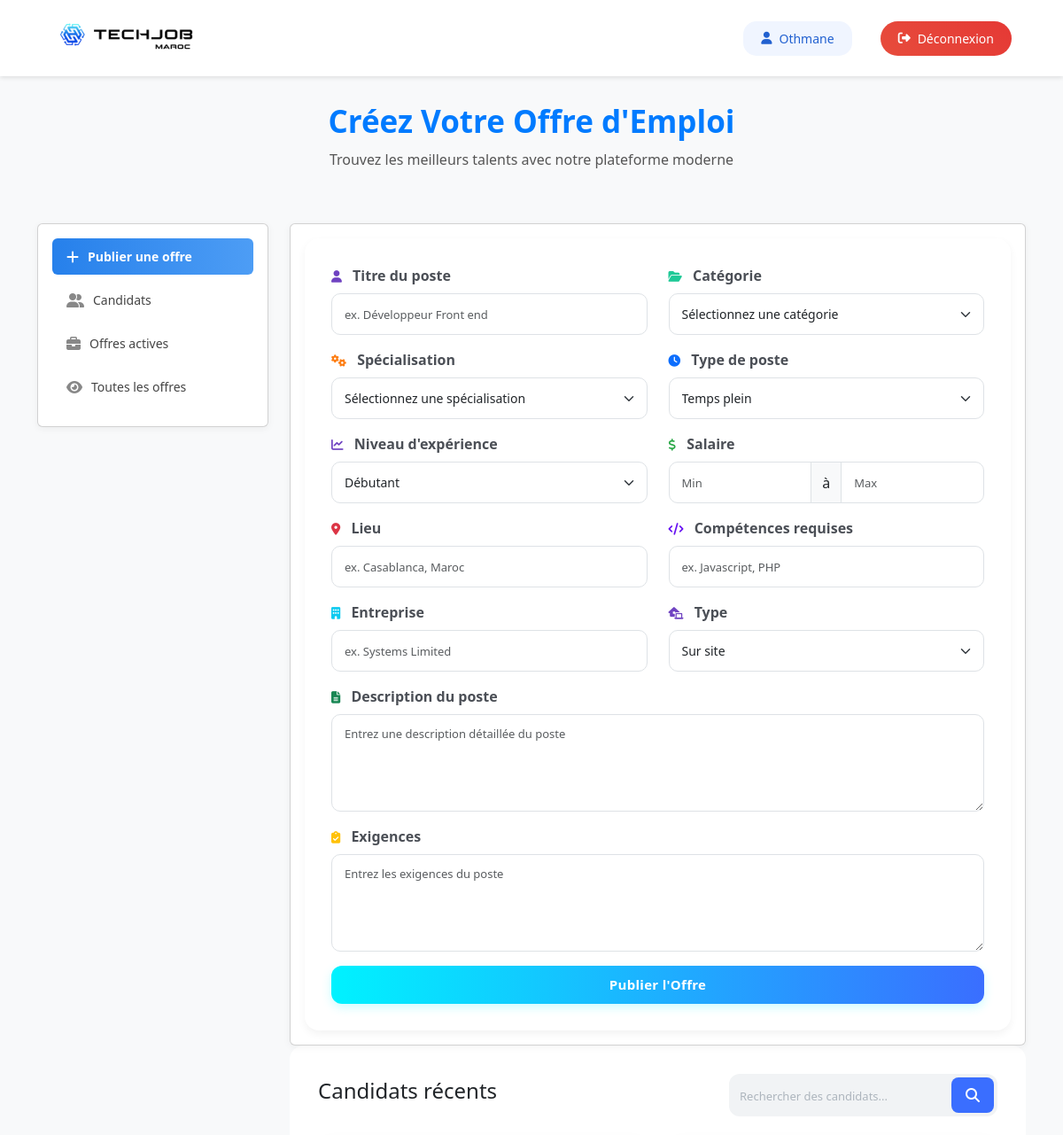
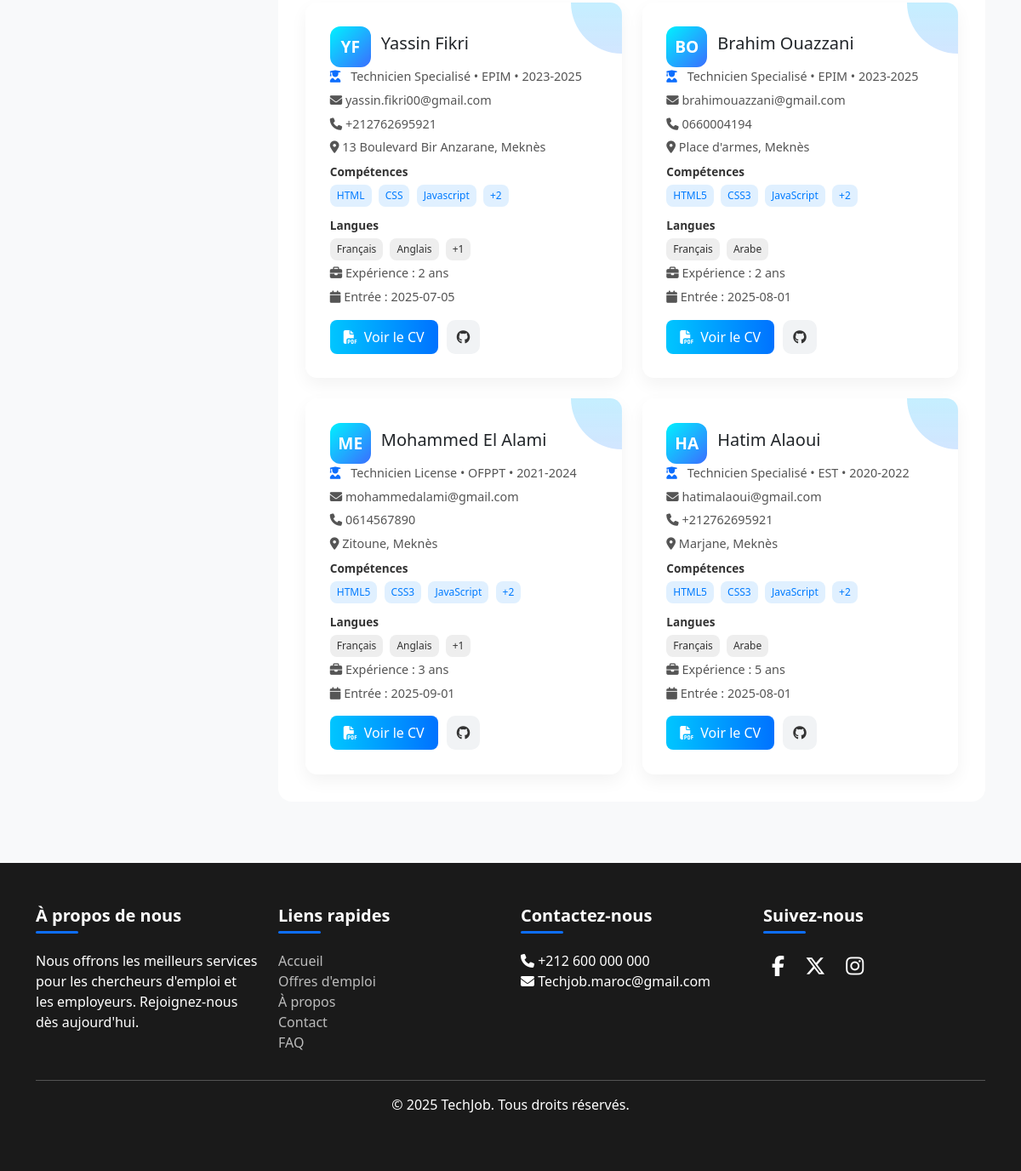
The app's page /Pages/EmployerPage.php (signed in) with its own data (2 pictures, top to bottom).
### tables this page shows
CREATE TABLE IF NOT EXISTS `applicants` (
  `id` int(11) NOT NULL AUTO_INCREMENT,
  `userId` varchar(255) NOT NULL,
  `jobId` int(11) NOT NULL,
  `cv` varchar(255) NOT NULL,
  `status` enum('new','reviewed','shortlisted','rejected') NOT NULL DEFAULT 'new',
  `experience` int(11) NOT NULL DEFAULT 0,
  `joiningDate` date DEFAULT NULL,
  `coverLetter` text DEFAULT NULL,
  `nom` varchar(100) DEFAULT NULL,
  `email` varchar(100) DEFAULT NULL,
  `telephone` varchar(20) DEFAULT NULL,
  `adresse` varchar(255) DEFAULT NULL,
  `github` varchar(255) DEFAULT NULL,
  `diplome` varchar(100) DEFAULT NULL,
  `etablissement` varchar(150) DEFAULT NULL,
  `annee` varchar(20) DEFAULT NULL,
  `competences` text DEFAULT NULL,
  `langues` text DEFAULT NULL,
  `date_entree` date DEFAULT NULL,
  `cv_filename` varchar(255) DEFAULT NULL,
  PRIMARY KEY (`id`),
  KEY `userId` (`userId`),
  KEY `jobId` (`jobId`),
  CONSTRAINT `applicants_ibfk_1` FOREIGN KEY (`userId`) REFERENCES `users` (`userId`) ON DELETE CASCADE,
  CONSTRAINT `applicants_ibfk_2` FOREIGN KEY (`jobId`) REFERENCES `jobs` (`id`) ON DELETE CASCADE
);

CREATE TABLE IF NOT EXISTS `users` (
  `userId` varchar(255) NOT NULL,
  `fullname` varchar(255) NOT NULL,
  `username` varchar(255) NOT NULL,
  `email` varchar(255) NOT NULL,
  `phone` varchar(20) NOT NULL,
  `password` varchar(255) NOT NULL,
  `role` enum('admin','applicant','employer') NOT NULL,
  `profile_picture` varchar(255) DEFAULT NULL,
  `description` text DEFAULT NULL,
  `reset_token` varchar(255) DEFAULT NULL,
  `token_expires` datetime DEFAULT NULL,
  PRIMARY KEY (`userId`)
);

### includes/helper-functions.php (called while the page is built, shortened)
<?php
function fetchApplicantsByUser($userId) {
    $conn = connectDB();
    $query = "SELECT
                  a.id AS applicantId,
                  a.cv_filename,
                  a.experience,
                  a.coverLetter,
                  a.telephone,
                  a.adresse,
                  a.github,
                  a.diplome,
                  a.etablissement,
                  a.annee,
                  a.competences,
                  a.langues,
                  a.date_entree,
                  u.fullName,
                  u.email,
                  j.title AS jobTitle
              FROM
                  applicants a
              INNER JOIN
                  users u ON a.userId = u.userId
              INNER JOIN
                  jobs j ON a.jobId = j.id
              WHERE
                  j.postedBy = ?";
    $stmt = $conn->prepare($query);
    $stmt->bind_param('s', $userId);
    $stmt->execute();
    $result = $stmt->get_result();
    $applicants = [];
    while ($row = $result->fetch_assoc()) {
        $applicants[] = $row;
    }
    return $applicants;
}
?>

### Pages/EmployerPage.php (the view, shortened to what this page needs)
<?php
require_once '../includes/helper-functions.php';
$userId = $_SESSION['user']['userId'];
$applicants = fetchApplicantsByUser($userId);
?>
<!DOCTYPE html>
<html lang="fr">
<head>
<link href="https://cdnjs.cloudflare.com/ajax/libs/bootstrap/5.3.2/css/bootstrap.min.css" rel="stylesheet">
<link rel="stylesheet" href="../styles/EmployerPage/employerStyles.css">
<link rel="stylesheet" href="../styles/HomePage/footer.css">
  <link rel="stylesheet" href="../css/employerStyles.css">
  <link rel="stylesheet" href="../css/lescandidats.css">
  <link rel="stylesheet" href="../css/offres.css">
<link href="https://cdnjs.cloudflare.com/ajax/libs/font-awesome/6.5.0/css/all.min.css" rel="stylesheet">
</head>
<body class="bg-light">
<?php include_once '../includes/employer-header.php'; ?>
    <div class="job-post-banner">
  <h1>Créez Votre Offre d'Emploi</h1>
  <p>Trouvez les meilleurs talents avec notre plateforme moderne</p>
</div>
<main class="container py-4">
<div class="row">
<?php include_once '../includes/employer-sidebar.php'; ?>
<section class="col-lg-9">
<div class="tab-content">
<div class="tab-pane fade show active" id="post-job">
<div class="card">
<div class="card-body">
    <?php include_once '../includes/post-job-form.php'; ?>
</div>
</div>
</div>
<section class="tab-pane fade show active" id="applicants">
  <div class="applicants-container">
    <div class="header">
      <h4>Candidats récents</h4>
      <div class="search-bar">
        <input type="text" id="search-applicant" placeholder="Rechercher des candidats...">
        <button id="btn-search-applicant"><i class="fas fa-search"></i></button>
      </div>
    </div>
    <div class="applicant-list" id="applicant-list">
      <?php if (!empty($applicants)): ?>
        <?php foreach ($applicants as $applicant): ?>
          <div class="applicant-card">
            <div class="card-header">
              <div class="avatar">
                <?= strtoupper(substr($applicant['fullName'], 0, 1)) ?><?= strtoupper(substr(strstr($applicant['fullName'], ' '), 1, 1)) ?>
              </div>
              <div class="header-text">
                <h5><?= htmlspecialchars($applicant['fullName']); ?></h5>
              </div>
            </div>
            <div class="card-body">
            <div class="edu">
              <i class="fa-solid fa-user-graduate me-2 text-primary"></i>
              <?= htmlspecialchars($applicant['diplome']); ?> • <?= htmlspecialchars($applicant['etablissement']); ?> • <?= htmlspecialchars($applicant['annee']); ?>
            </div>
              <div class="info">
                <p><i class="fas fa-envelope"></i> <?= htmlspecialchars($applicant['email']); ?></p>
                <p><i class="fas fa-phone"></i> <?= htmlspecialchars($applicant['telephone']); ?></p>
                <p><i class="fas fa-location-dot"></i> <?= htmlspecialchars($applicant['adresse']); ?></p>
              </div>
              <div class="section">
                <h6>Compétences</h6>
                <?php foreach (explode(',', $applicant['competences']) as $index => $skill): ?>
                  <?php if ($index < 3): ?><span class="tag"><?= htmlspecialchars(trim($skill)) ?></span><?php endif; ?>
                <?php endforeach; ?>
                <?php if (count(explode(',', $applicant['competences'])) > 3): ?><span class="tag">+<?= count(explode(',', $applicant['competences'])) - 3 ?></span><?php endif; ?>
              </div>
              <div class="section">
                <h6>Langues</h6>
                <?php foreach (explode(',', $applicant['langues']) as $index => $lang): ?>
                  <?php if ($index < 2): ?><span class="tag gray"><?= htmlspecialchars(trim($lang)) ?></span><?php endif; ?>
                <?php endforeach; ?>
                <?php if (count(explode(',', $applicant['langues'])) > 2): ?><span class="tag gray">+<?= count(explode(',', $applicant['langues'])) - 2 ?></span><?php endif; ?>
              </div>
              <div class="meta">
                <p><i class="fas fa-briefcase"></i> Expérience : <?= htmlspecialchars($applicant['experience']); ?> ans</p>
                <p><i class="fas fa-calendar"></i> Entrée : <?= htmlspecialchars($applicant['date_entree']); ?></p>
              </div>
              <div class="btns">
                <a class="btn-gradient" href="/TechJob/uploaded-files/<?= rawurlencode($applicant['cv_filename']) ?>" target="_blank">
                  <i class="fas fa-file-pdf"></i> Voir le CV
                </a>
                <a class="btn-icon" href="<?= htmlspecialchars($applicant['github']); ?>" target="_blank">
                  <i class="fab fa-github"></i>
                </a>
              </div>
            </div>
          </div>
        <?php endforeach; ?>
      <?php else: ?>
        <p class="no-data">Aucun candidat trouvé pour cette offre.</p>
      <?php endif; ?>
    </div>
  </div>
</section>
</div>
</section>
</div>
</main>
<?php include_once('../includes/footer.php') ?>
</body>
</html>

### styles/EmployerPage/employerStyles.css (style rules this page uses)
:root { --primary: #3F72AF; --primary-light: #5488c7; --secondary: #00ADB5; --secondary-light: #00c2cc; --dark: #393E46; --dark-light: #4d535d; --white: #ffffff; --gray: #f5f5f5; }
html, body { margin: 0; padding: 0; height: 100%; display: flex; flex-direction: column; }
main { flex: 1; }
.card { border: none; box-shadow: 0 0 15px rgba(0, 0, 0, 0.1); }

### styles/HomePage/footer.css (style rules this page uses)
:root { --primary: #3F72AF; --primary-light: #5488c7; --secondary: #00ADB5; --secondary-light: #00c2cc; --dark: #393E46; --dark-light: #4d535d; --white: #ffffff; --gray: #f5f5f5; }

### css/employerStyles.css (style rules this page uses)
.card { border: none; box-shadow: 0 2px 8px rgba(0, 0, 0, 0.05); border-radius: 12px; }
.job-post-banner { text-align: center; margin-top: 30px; margin-bottom: 20px; }
.job-post-banner h1 { color: #007BFF; font-size: 35px; font-weight: bold; margin-bottom: 10px; }
.job-post-banner p { color: #555; font-size: 16px; }

### css/lescandidats.css (style rules this page uses)
.applicants-container { padding: 2rem; background-color: #fff; border-radius: 16px; }
.header { display: flex; justify-content: space-between; align-items: center; margin-bottom: 1.5rem; }
.search-bar { display: flex; background: #f1f3f5; border-radius: 12px; padding: 4px; }
.search-bar input { border: none; background: transparent; outline: none; padding: 8px; }
.search-bar button { background: #3a6eff; border: none; color: white; padding: 0 1rem; border-radius: 8px; }
.applicant-list { display: grid; grid-template-columns: repeat(auto-fit, minmax(320px, 1fr)); gap: 1.5rem; }
.applicant-card { background: rgba(255, 255, 255, 0.6); backdrop-filter: blur(10px); border: 2px solid #3a6eff; border-radius: 20px; padding: 1.8rem; box-shadow: 0 8px 24px rgba(0, 0, 0, 0.08); transition: transform 0.2s ease, box-shadow 0.2s ease; position: relative; overflow: hidden; }
.applicant-card::before { content: ''; position: absolute; top: -60px; right: -60px; width: 120px; height: 120px; background: linear-gradient(135deg, rgba(0,242,255,0.3), rgba(58,110,255,0.2)); transform: rotate(45deg); border-radius: 50%; z-index: 0; }
.card-header { display: flex; align-items: center; margin-bottom: 1rem; }
.avatar { width: 48px; height: 48px; border-radius: 12px; background: linear-gradient(135deg, #00f2ff, #3a6eff); display: flex; align-items: center; justify-content: center; color: white; font-weight: bold; font-size: 1.2rem; margin-right: 12px; }
.card-body .edu, .card-body .info p, .card-body .meta p { font-size: 0.9rem; color: #555; margin-bottom: 6px; }
.section { margin-top: 10px; }
.section h6 { margin-bottom: 6px; font-size: 0.85rem; color: #333; font-weight: bold; }
.tag { display: inline-block; background-color: #e0f0ff; color: #007bff; font-size: 0.75rem; padding: 4px 8px; border-radius: 8px; margin-right: 4px; margin-bottom: 4px; }
.tag.gray { background-color: #eee; color: #333; }
.btns { display: flex; gap: 10px; margin-top: 1rem; }
.btn-gradient { background: linear-gradient(135deg, #00f2ff, #3a6eff); color: white; padding: 8px 14px; border-radius: 10px; text-decoration: none; font-weight: 500; display: flex; align-items: center; gap: 8px; }
.btn-icon { background: #f1f3f5; padding: 8px 12px; border-radius: 10px; display: flex; align-items: center; justify-content: center; color: #333; text-decoration: none; transition: 0.2s; }

### css/offres.css (style rules this page uses)
.btn-gradient { background: linear-gradient(to right, #00e0ff, #2f80ed); color: white; font-weight: 500; border-radius: 10px; border: none; padding: 8px 16px; transition: 0.3s ease; }
.applicant-card { border-radius: 14px; box-shadow: 0 8px 20px rgba(0, 0, 0, 0.05); border: none; }
.btn-gradient { background: linear-gradient(to right, #00e0ff, #2f80ed); color: white !important; border: none; }
.gray { background-color: #f1f5f9; }
.search-bar { display: flex; background: #f1f3f5; border-radius: 12px; padding: 4px; }
.search-bar input { border: none; background: transparent; outline: none; padding: 8px; flex: 1; }
.search-bar button { background: #3a6eff; border: none; color: white; padding: 0 1rem; border-radius: 8px; cursor: pointer; }
.btn-gradient { background: linear-gradient(to right, #00c6ff, #0072ff); border: none; color: white; padding: 8px 16px; border-radius: 8px; font-weight: 500; transition: 0.2s; }

### css/jobform.css (style rules this page uses)
body { font-family: 'Segoe UI', sans-serif; background-color: #f8f9fc; }
::placeholder { color: #adb5bd; font-size: 13px; }

### records on screen
applicants: userId.fullname "Y", userId.fullname "F", userId.fullname "Yassin Fikri", diplome "Technicien Specialisé", etablissement "EPIM", annee "2023-2025", userId.email "yassin.fikri00@gmail.com", telephone "+212762695921", adresse "13 Boulevard Bir Anzarane, Meknès", competences "HTML", competences "CSS", competences "Javascript", competences "2", langues "Français", langues "Anglais", langues "1", experience "2", date_entree "2025-07-05"
applicants: userId.fullname "B", userId.fullname "O", userId.fullname "Brahim Ouazzani", diplome "Technicien Specialisé", etablissement "EPIM", annee "2023-2025", userId.email "brahimouazzani@gmail.com", telephone "0660004194", adresse "Place d'armes, Meknès", competences "HTML5", competences "CSS3", competences "JavaScript", competences "2", langues "Français", langues "Arabe", experience "2", date_entree "2025-08-01"
applicants: userId.fullname "M", userId.fullname "E", userId.fullname "Mohammed El Alami", diplome "Technicien License", etablissement "OFPPT", annee "2021-2024", userId.email "mohammedalami@gmail.com", telephone "0614567890", adresse "Zitoune, Meknès", competences "HTML5", competences "CSS3", competences "JavaScript", competences "2", langues "Français", langues "Anglais", langues "1", experience "3", date_entree "2025-09-01"
applicants: userId.fullname "H", userId.fullname "A", userId.fullname "Hatim Alaoui", diplome "Technicien Specialisé", etablissement "EST", annee "2020-2022", userId.email "hatimalaoui@gmail.com", telephone "+212762695921", adresse "Marjane, Meknès", competences "HTML5", competences "CSS3", competences "JavaScript", competences "2", langues "Français", langues "Arabe", experience "5", date_entree "2025-08-01"

### other values on screen
$username "Othmane"
